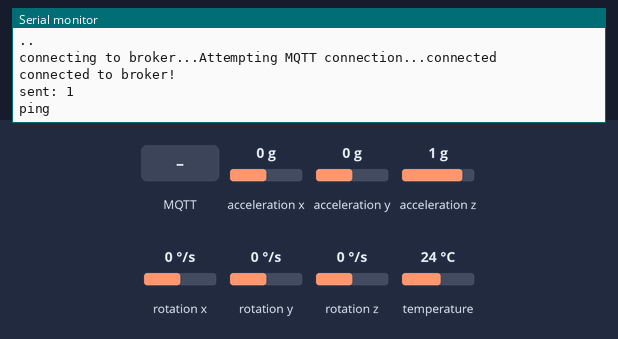
This sketch was run on a simulated ESP32. Parts: the last lines printed to the serial monitor. The inputs (shaded band) are chosen by the test bench; at power-on: acceleration x 0 g, acceleration y 0 g, acceleration z 1 g, rotation x 0 °/s, rotation y 0 °/s, rotation z 0 °/s, temperature 24 °C. WiFi joins after 1.5 s; servers stay silent unless stated; no MQTT or app messages arrive unless stated; the camera gives no picture.

Above: at 7.6 s.
7.7 s: MQTT message "2/set_imu" arrives on the first subscribed topic
At 8.9 s:
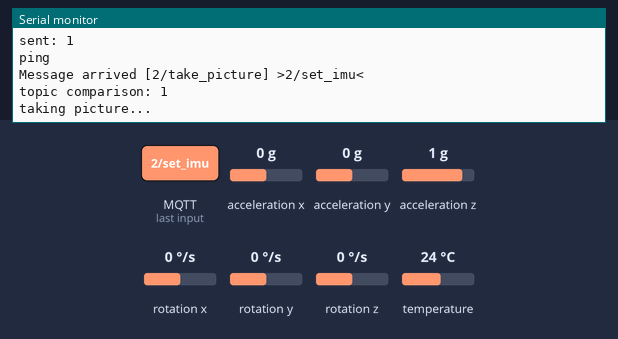
9.2 s: MQTT message "2/take_picture" arrives on the first subscribed topic
At 9.9 s:
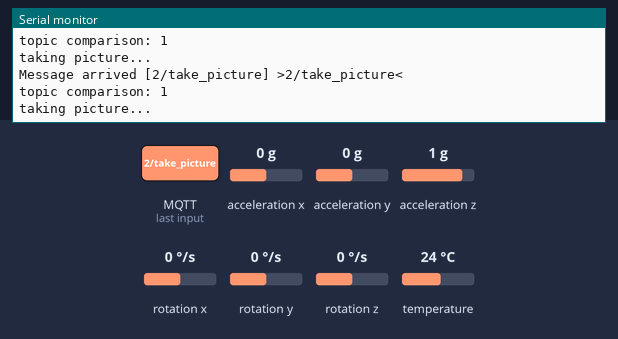
10.7 s: MQTT message "1" arrives on the first subscribed topic
At 11.4 s:
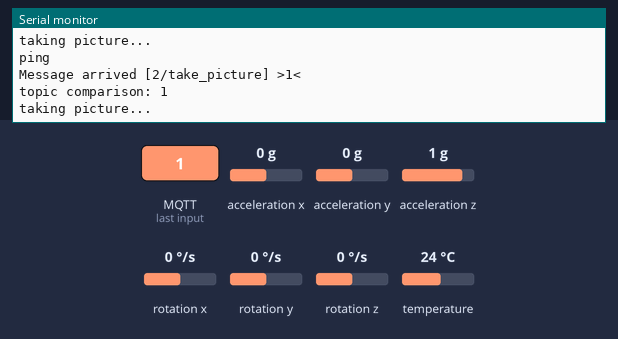
12.2 s: MQTT message "on" arrives on the first subscribed topic
At 12.6 s:
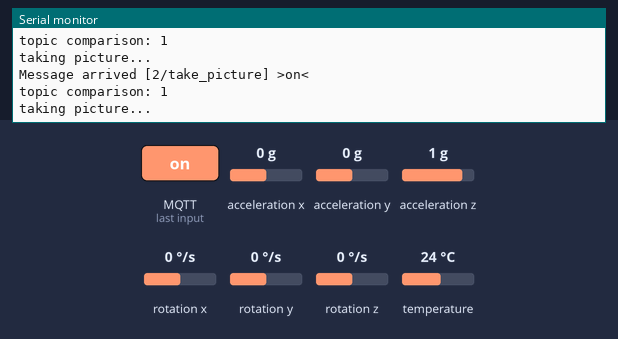
13.7 s: MQTT message "off" arrives on the first subscribed topic
At 14.7 s:
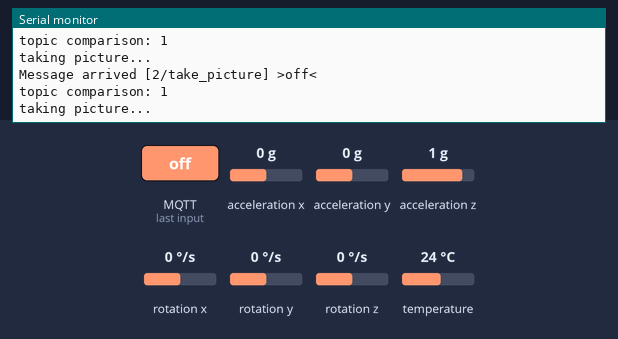
15.2 s: MQTT message "2/set_imu" arrives on the second subscribed topic
At 15.9 s:
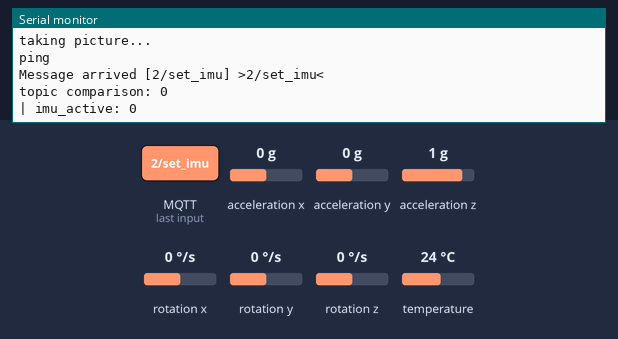

Measured:
- after the input at 7.7 s, the serial monitor: prints a new line at once (image 1)
- after the input at 9.2 s, the serial monitor: prints a new line at once (image 2)
- after the input at 10.7 s, the serial monitor: prints a new line at once (image 3)
- after the input at 12.2 s, the serial monitor: prints a new line at once (image 4)
- after the input at 13.7 s, the serial monitor: prints a new line at once (image 5)
- after the input at 15.2 s, the serial monitor: prints a new line at once (image 6)

The sketch:

AHM.ino
```cpp
// This example uses an ESP32 Development Board
// to connect to shiftr.io.
//
// You can check on your device after a successful
// connection here: https://www.shiftr.io/try.
//
// by Joël Gähwiler
// https://github.com/256dpi/arduino-mqtt

#include <Adafruit_MPU6050.h>
#include <Wire.h>

#include <WiFi.h>
#include <PubSubClient.h>
#include "esp_camera.h"

// select camera model
#define CAMERA_MODEL_AI_THINKER
#include "camera_pins.h"

#define I2C_SDA 14
#define I2C_SCL 15

#define calibrationSamples 30

TwoWire I2CSensors = TwoWire(0);
Adafruit_MPU6050 mpu;

char imuTemp[5];
char imuGyro[20];
char imuAccel[20];

// const char ssid[] = "iPhone von Louis";
// const char pass[] = "einsbisacht";
const char ssid[] = "Ellharter WGs";
const char pass[] = "$M6_aPQs";

WiFiClient net;
PubSubClient client(net);
//IPAddress server(192, 168, 178, 41);
const char* server = "broker.hivemq.com";

unsigned long lastMillis = 0;

long loopTimer, loopTimer2;
float accelPitch, accelRoll;
float freq, dt;
float tau = 0.98;

float roll = false;
float pitch = 0;

float gyro_x = 0.0, gyro_y = 0.0, gyro_z = 0.0;
float gyro_x_cal = 0.0, gyro_y_cal = 0.0, gyro_z_cal = 0.0;
float accel_x = 0.0, accel_y = 0.0, accel_z = 0.0;
float accel_x_cal = 0.0, accel_y_cal = 0.0;
#define RAD_TO_DEG (180/3.14)

bool imu_init = 0;
bool imu_active = 0;

int64_t timer_divisor = 1000000 * 5;
int64_t timer = 0;

void callback(char* topic, byte* payload, unsigned int length) {
  Serial.print("Message arrived [");
  Serial.print(topic);
  Serial.print("] >");
  for (int i=0;i<length;i++) {
    Serial.print((char)payload[i]);
  }
  Serial.println("<");
  Serial.printf("topic comparison: %i\n", strcmp(topic, "2/set_imu"));

  if(strcmp(topic, "2/take_picture") == 0) {
    Serial.println("taking picture...");
    camera_fb_t *pic = esp_camera_fb_get();
    if (pic) {
      // use pic->buf to access the image
      bool success = client.publish("2/cam", pic->buf, pic->len, false);
      // free memory
      esp_camera_fb_return(pic);
    }
  }
  if(strcmp(topic, "2/set_imu") == 0) {
    imu_active = payload[0] & 0b1;
    Serial.printf("| imu_active: %d\n", imu_active);
  }
}

void reconnect() {
  // Loop until we're reconnected
  while (!client.connected()) {
    Serial.print("Attempting MQTT connection...");
    // Attempt to connect
    if (client.connect("esp32")) {
      Serial.println("connected");
      client.publish("2/status","bin da.");
      client.subscribe("2/take_picture");
      client.subscribe("2/set_imu");
    } else {
      Serial.print("failed, rc=");
      Serial.print(client.state());
      Serial.println(" try again in 5 seconds");
      // Wait 5 seconds before retrying
      delay(5000);
    }
  }

  client.publish("2/status", "connected with broker!");
}

void setup_camera() {
  camera_config_t config;
  config.ledc_channel = LEDC_CHANNEL_0;
  config.ledc_timer = LEDC_TIMER_0;
  config.pin_d0 = Y2_GPIO_NUM;
  config.pin_d1 = Y3_GPIO_NUM;
  config.pin_d2 = Y4_GPIO_NUM;
  config.pin_d3 = Y5_GPIO_NUM;
  config.pin_d4 = Y6_GPIO_NUM;
  config.pin_d5 = Y7_GPIO_NUM;
  config.pin_d6 = Y8_GPIO_NUM;
  config.pin_d7 = Y9_GPIO_NUM;
  config.pin_xclk = XCLK_GPIO_NUM;
  config.pin_pclk = PCLK_GPIO_NUM;
  config.pin_vsync = VSYNC_GPIO_NUM;
  config.pin_href = HREF_GPIO_NUM;
  config.pin_sccb_sda = SIOD_GPIO_NUM;
  config.pin_sccb_scl = SIOC_GPIO_NUM;
  config.pin_pwdn = PWDN_GPIO_NUM;
  config.pin_reset = RESET_GPIO_NUM;
  config.xclk_freq_hz = 20000000;
  //config.frame_size = FRAMESIZE_UXGA;
  config.frame_size = FRAMESIZE_QVGA;
  config.pixel_format = PIXFORMAT_JPEG; // for streaming
  //config.pixel_format = PIXFORMAT_RGB565; // for face detection/recognition
  config.grab_mode = CAMERA_GRAB_WHEN_EMPTY;
  config.fb_location = CAMERA_FB_IN_PSRAM;
  config.jpeg_quality = 12;
  config.fb_count = 1;

  if(config.pixel_format == PIXFORMAT_JPEG){
    if(psramFound()){
      config.jpeg_quality = 10;
      config.fb_count = 2;
      config.grab_mode = CAMERA_GRAB_LATEST;
    } else {
      // Limit the frame size when PSRAM is not available
      config.frame_size = FRAMESIZE_SVGA;
      config.fb_location = CAMERA_FB_IN_DRAM;
    }
  } else {
    // Best option for face detection/recognition
    config.frame_size = FRAMESIZE_240X240;
  }

  // camera init
  esp_err_t err = esp_camera_init(&config);
  if (err != ESP_OK) {
    Serial.printf("Camera init failed with error 0x%x", err);
    return;
  }

  sensor_t * s = esp_camera_sensor_get();
  // initial sensors are flipped vertically and colors are a bit saturated
  if (s->id.PID == OV3660_PID) {
    s->set_vflip(s, 1); // flip it back
    s->set_brightness(s, 1); // up the brightness just a bit
    s->set_saturation(s, -2); // lower the saturation
  }
  /*
  // drop down frame size for higher initial frame rate
  if(config.pixel_format == PIXFORMAT_JPEG){
    s->set_framesize(s, FRAMESIZE_QVGA);
  }
  */
}

void calibrate_imu() {
  client.publish("2/status", "calibrating IMU...");
  client.publish("2/status", "lay board on a flat surface...");

  delay(1000);

  sensors_event_t a, g, temp;
  mpu.getEvent(&a, &g, &temp);

  for(int i=0; i<calibrationSamples; i++) {
    gyro_x_cal += g.gyro.x;
    gyro_y_cal += g.gyro.y;
    gyro_z_cal += g.gyro.z;
    delay(50);
  }
  gyro_x_cal /= calibrationSamples;
  gyro_y_cal /= calibrationSamples;
  gyro_z_cal /= calibrationSamples;

  for(int i=0; i<calibrationSamples; i++) {
    accel_x_cal += a.acceleration.x;
    accel_y_cal += a.acceleration.y;
    delay(50);
  }
  accel_x_cal /= calibrationSamples;
  accel_y_cal /= calibrationSamples;

  client.publish("2/status", "IMU calibration done!");
}

void setup_imu() {
  imu_init = mpu.begin(0x68, &I2CSensors);

  if (!imu_init) {
    client.publish("2/status", "failed to find IMU...");
    client.publish("2/status", "will try again...");
  }
  else {
    client.publish("2/status", "IMU found!");

    // Range & Digital Low-Pass Filter
    mpu.setAccelerometerRange(MPU6050_RANGE_2_G);
    mpu.setGyroRange(MPU6050_RANGE_250_DEG);
    mpu.setFilterBandwidth(MPU6050_BAND_21_HZ);

    calibrate_imu();
  }
}

void imu(sensors_event_t a, sensors_event_t g, sensors_event_t temp) {

  // Calculate time step
  freq = 1/((micros() - loopTimer2) * 1e-6);
  loopTimer2 = micros();
  dt = 1/freq;

  // Subtract the offset calibration value & send out acceleration data
  accel_x = a.acceleration.x - accel_x_cal;
  accel_y = a.acceleration.y - accel_y_cal;
  accel_z = a.acceleration.z;
  sprintf(imuAccel, "%f", accel_x);
  client.publish("2/imu/acc/x", imuAccel);
  sprintf(imuAccel, "%f", accel_y);
  client.publish("2/imu/acc/y", imuAccel);
  sprintf(imuAccel, "%f", accel_z);
  client.publish("2/imu/acc/z", imuAccel);

  // Subtract the offset calibration value & send out gyro data
  gyro_x = g.gyro.x - gyro_x_cal;
  gyro_y = g.gyro.y - gyro_y_cal;
  gyro_z = g.gyro.z - gyro_z_cal;
  sprintf(imuGyro, "%f", gyro_x);
  client.publish("2/imu/gyro/x", imuGyro);
  sprintf(imuGyro, "%f", gyro_x);
  client.publish("2/imu/gyro/y", imuGyro);
  sprintf(imuGyro, "%f", gyro_x);
  client.publish("2/imu/gyro/z", imuGyro);

  // Calculate Pitch and Roll from Accelerometer
  accelPitch = atan2(-accel_x, sqrt(accel_y * accel_y + accel_z * accel_z)) * RAD_TO_DEG;
  accelRoll = atan2(accel_y, sqrt(accel_x * accel_x + accel_z * accel_z)) * RAD_TO_DEG;

  // Complementary filter
  pitch = (tau)*(pitch + gyro_x*dt) + (1-tau)*(accelPitch);
  roll = (tau)*(roll + gyro_y*dt) + (1-tau)*(accelRoll);

  // Send out pitch and roll
  sprintf(imuGyro, "%f", pitch);
  client.publish("2/imu/pitch", imuGyro);
  sprintf(imuGyro, "%f", roll);
  client.publish("2/imu/roll", imuGyro);

  // Send out temperature
  sprintf(imuTemp, "%f", temp.temperature);
  client.publish("2/imu/temp", imuTemp);

  // Wait until the loopTimer reaches 4000us (250Hz) before next loop
  while (micros() - loopTimer <= 4000);
  loopTimer = micros();
}

void setup() {
  timer = esp_timer_get_time()/timer_divisor;
  Serial.begin(115200);
  WiFi.begin(ssid, pass);

  I2CSensors.begin(I2C_SDA, I2C_SCL, 100000);
  while (!Serial) delay(10); // will pause Zero, Leonardo, etc until serial console opens

  while (WiFi.status() != WL_CONNECTED) {
    Serial.print(".");
    delay(1000);
  }

  // Setup MQTT-Client
  client.setServer(server, 1883);
  client.setCallback(callback);
  client.setBufferSize(30000);

  // Connect to broker
  Serial.print("\nconnecting to broker...");
  if (!client.connected()) {
    reconnect();
  }
  Serial.print("\nconnected to broker!\n");

  boolean sent = client.publish("2/status", "ESP32 ist da.");
  Serial.printf("sent: %d\n", sent);

  // Try to initialize IMU
  client.publish("2/status", "initializing IMU...");
  setup_imu();

  // Initialize ESP32's camera
  setup_camera();

  client.publish("2/status", "ESP32 setup finished");
  delay(100);
}

void loop() {
  int64_t ltime = esp_timer_get_time()/timer_divisor;
  delay(10);  // <- fixes some issues with WiFi stability
  if (!client.connected()) {
    reconnect();
  }

  if (timer < ltime) {
    timer = ltime;
    Serial.print("ping\n");
    if(timer % 2 == 0) {
      client.publish("2/status", "ping");
    } else {
      client.publish("2/status", "pong");
    }
  }

  if(!imu_init) {
    setup_imu();
  }

  if(imu_init && imu_active) {
    /* Get new sensor events with the readings */
    sensors_event_t a, g, temp;
    mpu.getEvent(&a, &g, &temp);

    imu(a, g, temp);
    delay(30);
  }
  client.loop();
}
```

camera_pins.h
```cpp
#if defined(CAMERA_MODEL_WROVER_KIT)
#define PWDN_GPIO_NUM    -1
#define RESET_GPIO_NUM   -1
#define XCLK_GPIO_NUM    21
#define SIOD_GPIO_NUM    26
#define SIOC_GPIO_NUM    27

#define Y9_GPIO_NUM      35
#define Y8_GPIO_NUM      34
#define Y7_GPIO_NUM      39
#define Y6_GPIO_NUM      36
#define Y5_GPIO_NUM      19
#define Y4_GPIO_NUM      18
#define Y3_GPIO_NUM       5
#define Y2_GPIO_NUM       4
#define VSYNC_GPIO_NUM   25
#define HREF_GPIO_NUM    23
#define PCLK_GPIO_NUM    22

#elif defined(CAMERA_MODEL_ESP_EYE)
#define PWDN_GPIO_NUM    -1
#define RESET_GPIO_NUM   -1
#define XCLK_GPIO_NUM    4
#define SIOD_GPIO_NUM    18
#define SIOC_GPIO_NUM    23

#define Y9_GPIO_NUM      36
#define Y8_GPIO_NUM      37
#define Y7_GPIO_NUM      38
#define Y6_GPIO_NUM      39
#define Y5_GPIO_NUM      35
#define Y4_GPIO_NUM      14
#define Y3_GPIO_NUM      13
#define Y2_GPIO_NUM      34
#define VSYNC_GPIO_NUM   5
#define HREF_GPIO_NUM    27
#define PCLK_GPIO_NUM    25

#define LED_GPIO_NUM     22

#elif defined(CAMERA_MODEL_M5STACK_PSRAM)
#define PWDN_GPIO_NUM     -1
#define RESET_GPIO_NUM    15
#define XCLK_GPIO_NUM     27
#define SIOD_GPIO_NUM     25
#define SIOC_GPIO_NUM     23

#define Y9_GPIO_NUM       19
#define Y8_GPIO_NUM       36
#define Y7_GPIO_NUM       18
#define Y6_GPIO_NUM       39
#define Y5_GPIO_NUM        5
#define Y4_GPIO_NUM       34
#define Y3_GPIO_NUM       35
#define Y2_GPIO_NUM       32
#define VSYNC_GPIO_NUM    22
#define HREF_GPIO_NUM     26
#define PCLK_GPIO_NUM     21

#elif defined(CAMERA_MODEL_M5STACK_V2_PSRAM)
#define PWDN_GPIO_NUM     -1
#define RESET_GPIO_NUM    15
#define XCLK_GPIO_NUM     27
#define SIOD_GPIO_NUM     22
#define SIOC_GPIO_NUM     23

#define Y9_GPIO_NUM       19
#define Y8_GPIO_NUM       36
#define Y7_GPIO_NUM       18
#define Y6_GPIO_NUM       39
#define Y5_GPIO_NUM        5
#define Y4_GPIO_NUM       34
#define Y3_GPIO_NUM       35
#define Y2_GPIO_NUM       32
#define VSYNC_GPIO_NUM    25
#define HREF_GPIO_NUM     26
#define PCLK_GPIO_NUM     21

#elif defined(CAMERA_MODEL_M5STACK_WIDE)
#define PWDN_GPIO_NUM     -1
#define RESET_GPIO_NUM    15
#define XCLK_GPIO_NUM     27
#define SIOD_GPIO_NUM     22
#define SIOC_GPIO_NUM     23

#define Y9_GPIO_NUM       19
#define Y8_GPIO_NUM       36
#define Y7_GPIO_NUM       18
#define Y6_GPIO_NUM       39
#define Y5_GPIO_NUM        5
#define Y4_GPIO_NUM       34
#define Y3_GPIO_NUM       35
#define Y2_GPIO_NUM       32
#define VSYNC_GPIO_NUM    25
#define HREF_GPIO_NUM     26
#define PCLK_GPIO_NUM     21

#define LED_GPIO_NUM       2

#elif defined(CAMERA_MODEL_M5STACK_ESP32CAM)
#define PWDN_GPIO_NUM     -1
#define RESET_GPIO_NUM    15
#define XCLK_GPIO_NUM     27
#define SIOD_GPIO_NUM     25
#define SIOC_GPIO_NUM     23

#define Y9_GPIO_NUM       19
#define Y8_GPIO_NUM       36
#define Y7_GPIO_NUM       18
#define Y6_GPIO_NUM       39
#define Y5_GPIO_NUM        5
#define Y4_GPIO_NUM       34
#define Y3_GPIO_NUM       35
#define Y2_GPIO_NUM       17
#define VSYNC_GPIO_NUM    22
#define HREF_GPIO_NUM     26
#define PCLK_GPIO_NUM     21

#elif defined(CAMERA_MODEL_M5STACK_UNITCAM)
#define PWDN_GPIO_NUM     -1
#define RESET_GPIO_NUM    15
#define XCLK_GPIO_NUM     27
#define SIOD_GPIO_NUM     25
#define SIOC_GPIO_NUM     23

#define Y9_GPIO_NUM       19
#define Y8_GPIO_NUM       36
#define Y7_GPIO_NUM       18
#define Y6_GPIO_NUM       39
#define Y5_GPIO_NUM        5
#define Y4_GPIO_NUM       34
#define Y3_GPIO_NUM       35
#define Y2_GPIO_NUM       32
#define VSYNC_GPIO_NUM    22
#define HREF_GPIO_NUM     26
#define PCLK_GPIO_NUM     21

#elif defined(CAMERA_MODEL_AI_THINKER)
#define PWDN_GPIO_NUM     32
#define RESET_GPIO_NUM    -1
#define XCLK_GPIO_NUM      0
#define SIOD_GPIO_NUM     26
#define SIOC_GPIO_NUM     27

#define Y9_GPIO_NUM       35
#define Y8_GPIO_NUM       34
#define Y7_GPIO_NUM       39
#define Y6_GPIO_NUM       36
#define Y5_GPIO_NUM       21
#define Y4_GPIO_NUM       19
#define Y3_GPIO_NUM       18
#define Y2_GPIO_NUM        5
#define VSYNC_GPIO_NUM    25
#define HREF_GPIO_NUM     23
#define PCLK_GPIO_NUM     22

// 4 for flash led or 33 for normal led
#define LED_GPIO_NUM       4

#elif defined(CAMERA_MODEL_TTGO_T_JOURNAL)
#define PWDN_GPIO_NUM      0
#define RESET_GPIO_NUM    15
#define XCLK_GPIO_NUM     27
#define SIOD_GPIO_NUM     25
#define SIOC_GPIO_NUM     23

#define Y9_GPIO_NUM       19
#define Y8_GPIO_NUM       36
#define Y7_GPIO_NUM       18
#define Y6_GPIO_NUM       39
#define Y5_GPIO_NUM        5
#define Y4_GPIO_NUM       34
#define Y3_GPIO_NUM       35
#define Y2_GPIO_NUM       17
#define VSYNC_GPIO_NUM    22
#define HREF_GPIO_NUM     26
#define PCLK_GPIO_NUM     21

#elif defined(CAMERA_MODEL_XIAO_ESP32S3)
#define PWDN_GPIO_NUM     -1
#define RESET_GPIO_NUM    -1
#define XCLK_GPIO_NUM     10
#define SIOD_GPIO_NUM     40
#define SIOC_GPIO_NUM     39

#define Y9_GPIO_NUM       48
#define Y8_GPIO_NUM       11
#define Y7_GPIO_NUM       12
#define Y6_GPIO_NUM       14
#define Y5_GPIO_NUM       16
#define Y4_GPIO_NUM       18
#define Y3_GPIO_NUM       17
#define Y2_GPIO_NUM       15
#define VSYNC_GPIO_NUM    38
#define HREF_GPIO_NUM     47
#define PCLK_GPIO_NUM     13

#elif defined(CAMERA_MODEL_ESP32_CAM_BOARD)
// The 18 pin header on the board has Y5 and Y3 swapped
#define USE_BOARD_HEADER 0
#define PWDN_GPIO_NUM    32
#define RESET_GPIO_NUM   33
#define XCLK_GPIO_NUM     4
#define SIOD_GPIO_NUM    18
#define SIOC_GPIO_NUM    23

#define Y9_GPIO_NUM      36
#define Y8_GPIO_NUM      19
#define Y7_GPIO_NUM      21
#define Y6_GPIO_NUM      39
#if USE_BOARD_HEADER
#define Y5_GPIO_NUM      13
#else
#define Y5_GPIO_NUM      35
#endif
#define Y4_GPIO_NUM      14
#if USE_BOARD_HEADER
#define Y3_GPIO_NUM      35
#else
#define Y3_GPIO_NUM      13
#endif
#define Y2_GPIO_NUM      34
#define VSYNC_GPIO_NUM    5
#define HREF_GPIO_NUM    27
#define PCLK_GPIO_NUM    25

#elif defined(CAMERA_MODEL_ESP32S3_CAM_LCD)
#define PWDN_GPIO_NUM     -1
#define RESET_GPIO_NUM    -1
#define XCLK_GPIO_NUM     40
#define SIOD_GPIO_NUM     17
#define SIOC_GPIO_NUM     18

#define Y9_GPIO_NUM       39
#define Y8_GPIO_NUM       41
#define Y7_GPIO_NUM       42
#define Y6_GPIO_NUM       12
#define Y5_GPIO_NUM       3
#define Y4_GPIO_NUM       14
#define Y3_GPIO_NUM       47
#define Y2_GPIO_NUM       13
#define VSYNC_GPIO_NUM    21
#define HREF_GPIO_NUM     38
#define PCLK_GPIO_NUM     11

#elif defined(CAMERA_MODEL_ESP32S2_CAM_BOARD)
// The 18 pin header on the board has Y5 and Y3 swapped
#define USE_BOARD_HEADER 0
#define PWDN_GPIO_NUM     1
#define RESET_GPIO_NUM    2
#define XCLK_GPIO_NUM     42
#define SIOD_GPIO_NUM     41
#define SIOC_GPIO_NUM     18

#define Y9_GPIO_NUM       16
#define Y8_GPIO_NUM       39
#define Y7_GPIO_NUM       40
#define Y6_GPIO_NUM       15
#if USE_BOARD_HEADER
#define Y5_GPIO_NUM       12
#else
#define Y5_GPIO_NUM       13
#endif
#define Y4_GPIO_NUM       5
#if USE_BOARD_HEADER
#define Y3_GPIO_NUM       13
#else
#define Y3_GPIO_NUM       12
#endif
#define Y2_GPIO_NUM       14
#define VSYNC_GPIO_NUM    38
#define HREF_GPIO_NUM     4
#define PCLK_GPIO_NUM     3

#elif defined(CAMERA_MODEL_ESP32S3_EYE)
#define PWDN_GPIO_NUM -1
#define RESET_GPIO_NUM -1
#define XCLK_GPIO_NUM 15
#define SIOD_GPIO_NUM 4
#define SIOC_GPIO_NUM 5

#define Y2_GPIO_NUM 11
#define Y3_GPIO_NUM 9
#define Y4_GPIO_NUM 8
#define Y5_GPIO_NUM 10
#define Y6_GPIO_NUM 12
#define Y7_GPIO_NUM 18
#define Y8_GPIO_NUM 17
#define Y9_GPIO_NUM 16

#define VSYNC_GPIO_NUM 6
#define HREF_GPIO_NUM 7
#define PCLK_GPIO_NUM 13

#elif defined(CAMERA_MODEL_DFRobot_FireBeetle2_ESP32S3) || defined(CAMERA_MODEL_DFRobot_Romeo_ESP32S3)
#define PWDN_GPIO_NUM     -1
#define RESET_GPIO_NUM    -1
#define XCLK_GPIO_NUM     45
#define SIOD_GPIO_NUM     1
#define SIOC_GPIO_NUM     2

#define Y9_GPIO_NUM       48
#define Y8_GPIO_NUM       46
#define Y7_GPIO_NUM       8
#define Y6_GPIO_NUM       7
#define Y5_GPIO_NUM       4
#define Y4_GPIO_NUM       41
#define Y3_GPIO_NUM       40
#define Y2_GPIO_NUM       39
#define VSYNC_GPIO_NUM    6
#define HREF_GPIO_NUM     42
#define PCLK_GPIO_NUM     5

#else
#error "Camera model not selected"
#endif
```
